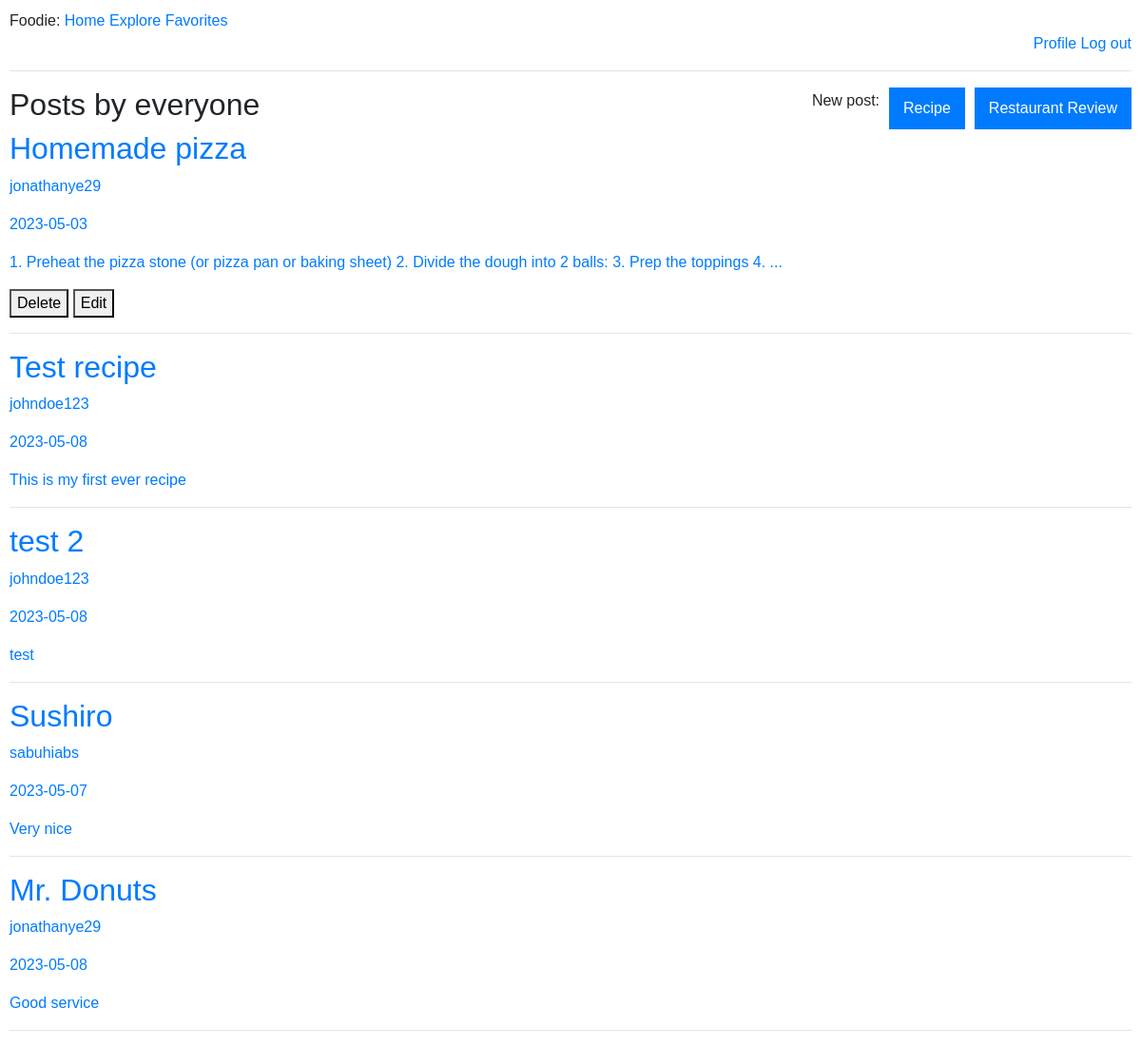
Page /explore (signed in) on the committed database.
### tables this page shows
CREATE TABLE recipes(
        id INTEGER PRIMARY KEY,
        title VARCHAR(100),
        timestamp TEXT,
        content TEXT,
        ingredients TEXT,
        user_id INTEGER,
        FOREIGN KEY (user_id) REFERENCES users(id) on delete cascade
    );

CREATE TABLE users (
        id INTEGER PRIMARY KEY,
        name TEXT,
        surname TEXT,
        country TEXT,
        username TEXT,
        email TEXT,
        password TEXT
    );

CREATE TABLE reviews(
        id INTEGER PRIMARY KEY,
        name VARCHAR(100),
        timestamp TEXT,
        stars INTEGER,
        content TEXT,
        location TEXT,
        user_id INTEGER,
        FOREIGN KEY (user_id) REFERENCES users(id) on delete cascade
    );

### app.py (the view)
@app.route('/explore', methods=['GET', 'POST'])
@token_required
def explore():
    data = jwt.decode(session['token'], token_key, algorithms=['HS256'])
    user_id_title = data['user_id']
    db = database_worker('social_net.db')
    query = f"SELECT * from users where id={user_id_title}"
    user = db.search(query=query)
    if user:
        query_posts = f"SELECT title, user_id, DATE(timestamp), content, id, user_id from recipes"
        query_reviews = f"SELECT name, user_id, DATE(timestamp), content, id, user_id from reviews"
        posts = db.search(query=query_posts)
        reviews = db.search(query=query_reviews)
        for i in range(len(posts)):
            for j in range(len(posts[i])):
                if j == 1:
                    user_id = posts[i][j]
                    query_user = f"SELECT username from users where id={user_id}"
                    username = db.search(query=query_user)
                    posts[i] = list(posts[i])
                    posts[i][j] = username[0][0]
                    posts[i] = tuple(posts[i])
        for i in range(len(reviews)):
            for j in range(len(reviews[i])):
                if j == 1:
                    reviews = list(reviews)
                    user_id = reviews[i][j]
                    query_username = f"SELECT username from users where id={user_id}"
                    username = db.search(query=query_username)
                    reviews[i] = list(reviews[i])
                    reviews[i][j] = username[0][0]
        print(posts)
        return render_template('explore.html', title='Explore', user=user, posts=posts,
                               login=True, admin=user_id_title, reviews=reviews)
    return render_template('explore.html', title='follExplore', login=True,
                           admin=user_id_title)

### app.py (called while the page is built)
def token_required(f):
    @wraps(f)
    def decorated(*args, **kwargs):
        if 'token' not in session:
            print("No token")
            return redirect(url_for('login'))
        try:
            print("Decoding token")
            data = jwt.decode(session['token'], token_key, algorithms=['HS256'])
        except:
            print("Wrong Token")
            return redirect(url_for('login'))
        return f(*args, **kwargs)
    return decorated

### my_lib.py (called while the page is built)
    def search(self, query):
        result = self.cursor.execute(query).fetchall()
        return result

### templates/explore.html
{% extends "base.html" %}
{% block content %}
    <div class="post-options-container">
        <h2>Posts by everyone</h2>
        <div class="post-options-container">
            <p>New post:</p>
            <a href="new-recipe"><button class="new-post-btn">Recipe</button></a>
            <a href="new-review.html"><button class="new-post-btn">Restaurant Review</button></a>
        </div>
    </div>
    {% for post in posts %}
    <a href="{{ url_for('recipe_page', post_id=post[4]) }}">
    <div class="post">
        <h2 class="post-title">{{ post[0]}}</h2>
        <p class="post-author">{{ post[1]}}</p>
        <p class="post-date">{{ post[2]}}</p>
        <p class="post-content">{{ post[3] }}</p>
        {% if admin == post[5] %}
        <a href="{{ url_for('delete_post', post_id=post[4]) }}" onclick="return confirm('Are you sure you want to delete this post?');"><button class="delete-post-btn">Delete</button></a>
        <a href="{{ url_for('edit_post', post_id=post[4]) }}"><button class="edit-post-btn">Edit</button></a>
        {% endif %}
    </div>
    </a>
    <hr>
    {% endfor %}
    {% for review in reviews %}
    <a href="{{ url_for('review', id=review[4]) }}">
    <div class="post">
        <h2 class="post-title">{{ review[0]}}</h2>
        <p class="post-author">{{ review[1]}}</p>
        <p class="post-date">{{ review[2]}}</p>
        <p class="post-content">{{ review[3] }}</p>
    </div>
    <hr>
    {% endfor %}
{% endblock %}

### templates/base.html (shortened to what this page needs)
<!doctype html>
<html>
    <head>
        <link rel="stylesheet" href="https://cdnjs.cloudflare.com/ajax/libs/font-awesome/4.7.0/css/font-awesome.min.css">
        <link rel="stylesheet" href="/static/registration.css">
        <link rel="stylesheet" href="https://maxcdn.bootstrapcdn.com/bootstrap/4.5.2/css/bootstrap.min.css">
        <link rel="stylesheet" href="/static/my_style.css">
    </head>
    <body>
        <div>
            Foodie:
            {% if login %}
            <a href="/index">Home</a>
            <a href="/explore">Explore</a>
            <a href="/saves">Favorites</a>
            <div align="right">
                <a href="/profile-user">Profile</a>
                <a href="/logout">Log out</a>
            </div>
            {% else %}
            <a href="/signup">Sign up</a>
            {% endif %}
        </div>
        <hr>
        {% block content %}{% endblock %}
    </body>
</html>

### static/registration.css (style rules this page uses)
body, button, input, select, textarea, h1, h2, h3, h4, h5, h6, p, span, div, a { font-family: Arial, sans-serif; }

### static/my_style.css (style rules this page uses)
body, button, input, select, textarea, h1, h2, h3, h4, h5, h6, p, span, div, a { font-family: Arial, sans-serif; }
body { margin: 10px; }
.post-options-container { display: flex; flex-direction: row; justify-content: space-between; align-items: center; }
.new-post-btn { display: flex; align-items: center; padding: 10px 15px; background-color: #007bff; color: #fff; border: none; margin-left: 10px; }

### rows in the picture
recipes: title "Homemade pizza", content "1. Preheat the pizza stone (or pizza pan or baking sheet) 2. Divide the dough into 2 balls: 3. Prep the toppings 4. ..."
users: username "jonathanye29", username "jonathanye29"
recipes: title "Test recipe", content "This is my first ever recipe"
users: username "johndoe123" "johndoe123"
recipes: title "test 2", content "test"
reviews: name "Sushiro", content "Very nice"
users: username "sabuhiabs"
reviews: name "Mr. Donuts", content "Good service"

### other values in the picture
{{ post[2] }} "2023-05-03" "2023-05-08" "2023-05-08"
{{ review[2] }} "2023-05-07" "2023-05-08"
